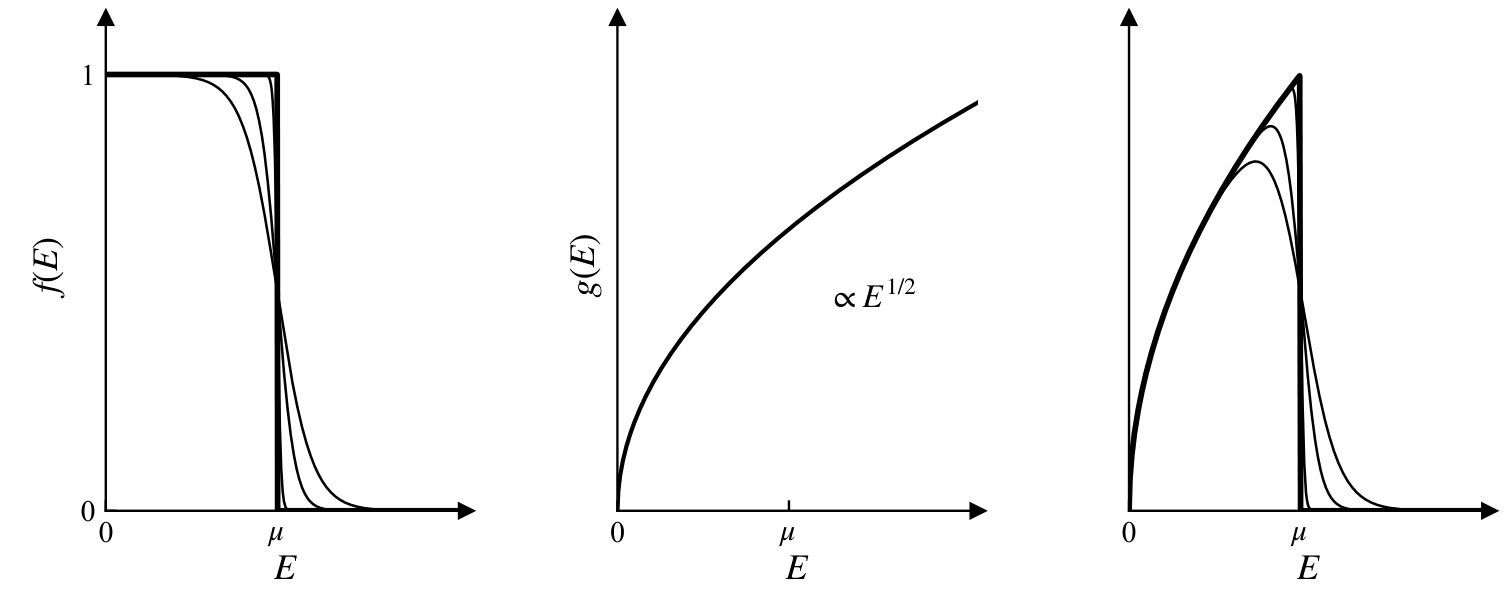

Reproduce this figure in Python.
# -*- coding: utf-8 -*-
# 图 7.3 (a) 费米函数 f(E) (b) 态密度 g(E)∝E^(1/2) (c) 乘积 f(E)g(E)
import sys
sys.path.insert(0, r'E:\AI整理书籍\磁学\book\fig_src')
import numpy as np
import matplotlib.pyplot as plt
from mplstyle import save_fig

mu = 1.0
Ts = [0.01, 0.05, 0.1]

fig, axs = plt.subplots(1, 3, figsize=(7.0, 2.75))


def style(ax):
    ax.spines[['top', 'right']].set_visible(False)
    ax.plot(1.0, 0, '>k', ms=4.5, clip_on=False, transform=ax.transAxes)
    ax.plot(0.0, 1.0, '^k', ms=4.5, clip_on=False, transform=ax.transAxes)
    ax.tick_params(top=False, right=False)
    ax.set_xticks([0, mu], ['0', r'$\mu$'])
    ax.set_xlim(0, 2.1)
    ax.set_xlabel('$E$', fontsize=12, labelpad=1)


# ---- (a) f(E) ----
ax = axs[0]
E = np.linspace(0, 2.1, 800)
ax.plot(E, (E < mu) * 1.0, 'k-', lw=1.9)
for T in Ts:
    ax.plot(E, 1.0 / (np.exp((E - mu) / T) + 1), 'k-', lw=0.85)
style(ax)
ax.set_yticks([0, 1])
ax.set_ylim(0, 1.13)
ax.set_ylabel('$f(E)$', fontsize=12)

# ---- (b) g(E) ----
ax = axs[1]
E = np.linspace(0, 2.1, 400)
ax.plot(E, np.sqrt(E), 'k-', lw=1.4)
style(ax)
ax.set_yticks([])
ax.set_ylim(0, 1.75)
ax.text(1.22, 0.72, r'$\propto E^{1/2}$', fontsize=11)
ax.set_ylabel('$g(E)$', fontsize=12)

# ---- (c) f*g ----
ax = axs[2]
ax.plot(E, np.sqrt(E) * (E < mu), 'k-', lw=1.9)
for T in Ts:
    ax.plot(E, np.sqrt(E) / (np.exp((E - mu) / T) + 1), 'k-', lw=0.85)
style(ax)
ax.set_yticks([])
ax.set_ylim(0, 1.13)

fig.subplots_adjust(wspace=0.42, left=0.07, right=0.985,
                    bottom=0.14, top=0.97)
save_fig(fig, 'ch7', 'fig7_03')
